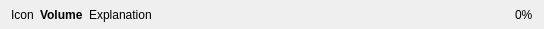
<?xml version="1.0" encoding="UTF-8"?>
<ui version="4.0">
 <class>HotkeyHud</class>
 <widget class="QDialog" name="HotkeyHud">
  <property name="geometry">
   <rect>
    <x>0</x>
    <y>0</y>
    <width>544</width>
    <height>29</height>
   </rect>
  </property>
  <property name="windowTitle">
   <string notr="true">HotkeyHud</string>
  </property>
  <layout class="QHBoxLayout" name="horizontalLayout">
   <property name="topMargin">
    <number>6</number>
   </property>
   <property name="bottomMargin">
    <number>6</number>
   </property>
   <item>
    <widget class="QLabel" name="icon">
     <property name="text">
      <string notr="true">Icon</string>
     </property>
    </widget>
   </item>
   <item>
    <widget class="QLabel" name="control">
     <property name="font">
      <font>
       <weight>75</weight>
       <bold>true</bold>
      </font>
     </property>
     <property name="text">
      <string notr="true">Volume</string>
     </property>
    </widget>
   </item>
   <item>
    <widget class="QLabel" name="explanation">
     <property name="sizePolicy">
      <sizepolicy hsizetype="Expanding" vsizetype="Preferred">
       <horstretch>0</horstretch>
       <verstretch>0</verstretch>
      </sizepolicy>
     </property>
     <property name="text">
      <string notr="true">Explanation</string>
     </property>
    </widget>
   </item>
   <item>
    <widget class="QLabel" name="value">
     <property name="text">
      <string notr="true">0%</string>
     </property>
    </widget>
   </item>
  </layout>
 </widget>
 <resources/>
 <connections/>
</ui>
